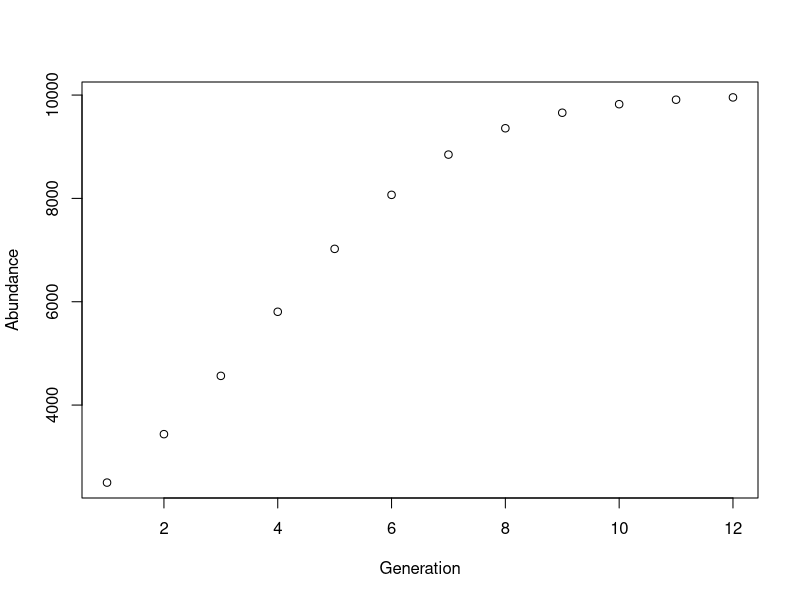

Write R code to recreate this figure.
growthModel <- function(r,K,a,n) { #Turn the logistic growth model code into a function
  Abundance <<- rep(0,n) #Creat a vector to store abundance data
  Abundance[1] <<- a # Set the initial population size
  Generation <<- seq (1,n) # Creat a vector to store time spots
  for (i in 2:n) { #Use loop to calculate population sizes 
    Abundance[i] <<- Abundance[i-1] + (r * Abundance[i-1] * (K - Abundance[i-1])/K)
  }
  Data <<- data.frame(Generation, Abundance)
  colnames(Data) <<- c("generations","abundance")
  png(filename="growthModelPlot.png") # Save the plot
  plot(Generation, Abundance) # Plot data
  dev.off()
  return(Data)
}

growthModel(0.5,10000,2500,12) # test function
write.csv(Data,file="growthModelData.csv") # Wirite data to a file